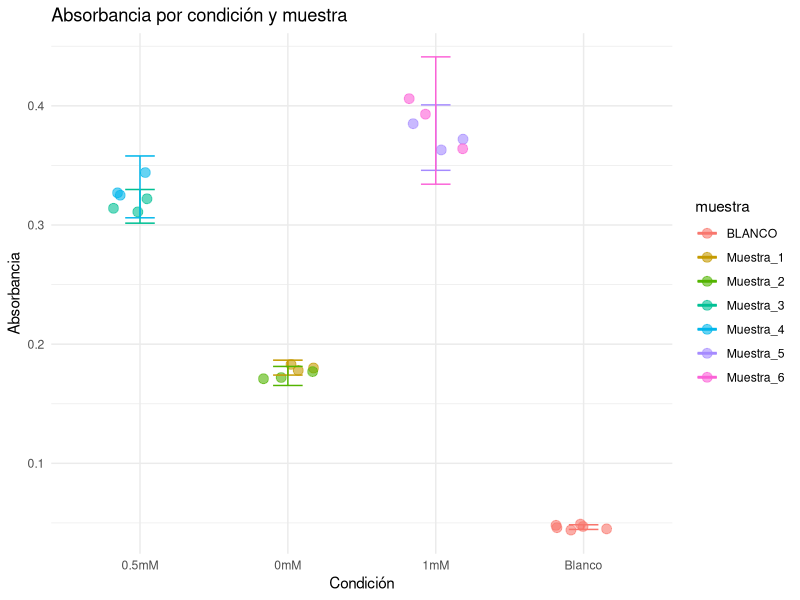
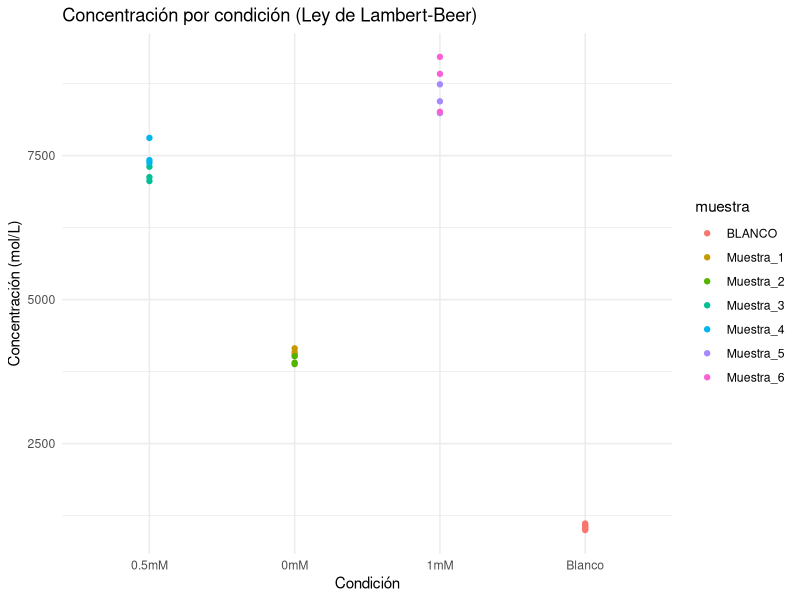

R code for these plots, in order:
## ---- chunk 1
library(tidyverse)
library(ggplot2)
library(emmeans)
library("dplyr")
## ---- chunk 2
# Create a table
datos <- data.frame(
  condicion = rep(c("0mM", "0.5mM","1mM","Blanco"), each = 6 ),
  muestra = rep(c("Muestra_1", "Muestra_2","Muestra_3","Muestra_4","Muestra_5","Muestra_6", "BLANCO","BLANCO"), each = 3), 
  replica = rep(1:3, times = 8),
  absorbancia = c(0.183, 0.18,0.178,
                  0.177,0.171,0.172,
                  0.311, 0.322, 0.314,
                  0.344, 0.327,0.325,
                  0.363, 0.385, 0.372,
                  0.364, 0.406, 0.393,
                  0.045,0.049,0.048,
                  0.047,0.046, 0.044)
)

# Imprimir resultados
knitr::kable(datos, 
             col.names = c("Condicion", "Muestra", "Replica", "Absorbancia"),
             align = c("c", "c", "c", "c"), 
             escape = FALSE) 
# Guardar resultados
# write.csv(datos,"/home/joshoacr13/Documentos/TFM/mirna_analysis/input/datos_ORO.csv")
## ---- chunk 3
resumen <- datos %>%
  group_by(condicion) %>%
  summarise(
    media_absorbancia = mean(absorbancia),
    sd_absorbancia = sd(absorbancia)
  )

# Imprimir resultados
knitr::kable(resumen, 
             col.names = c("Condicion", "Media Absorbancia", "Desviación Estandar"),
             align = c("c", "c", "c"), 
             escape = FALSE) 
## ---- chunk 4

ggplot(datos, aes(x = condicion, y = absorbancia, color = muestra)) +
  geom_point(position = position_jitter(width = 0.2, height = 0), size = 3, alpha = 0.6) +
  stat_summary(fun = mean, geom = "line", aes(group = muestra), size = 1) +
  stat_summary(fun.data = mean_cl_normal, geom = "errorbar", width = 0.2) +
  theme_minimal() +
  labs(
    title = "Absorbancia por condición y muestra",
    x = "Condición",
    y = "Absorbancia"
  )
## ---- chunk 5
anova <- aov(absorbancia ~ condicion * muestra, data = datos)
summary(anova)
## ---- chunk 6
# Parámetros experimentales
epsilon <- 18000  # Coeficiente de absorción molar en L·mol^-1·cm^-1 (ajusta según tu compuesto)
l <- 1           # Longitud del trayecto óptico en cm (usualmente 1 cm)
M <- 408.5 # g/mol

# Calcular concentraciones usando la Ley de Lambert-Beer
datos <- datos %>%
  mutate(concentracion_mol_L = absorbancia / (epsilon * l)) %>%
  mutate(concentracion_ug_mL = concentracion_mol_L * M * (10**6))

# Resumir las concentraciones promedio por condición y muestra
resumen_concentraciones <- datos %>%
  group_by(condicion, muestra) %>%
  summarise(
    concentracion_media = mean(concentracion_ug_mL),
    concentracion_sd = sd(concentracion_ug_mL),
    n = n(),
    .groups = 'drop'
  )

## Imprimir resultados
knitr::kable(resumen_concentraciones, 
             align = c("c", "c", "c"))

## ---- chunk 7
# Gráfico de concentración
ggplot(datos, aes(x = condicion, y = concentracion_ug_mL, color = muestra)) +
  geom_point() +
  labs(title = "Concentración por condición (Ley de Lambert-Beer)", x = "Condición", y = "Concentración (mol/L)") +
  theme_minimal()
